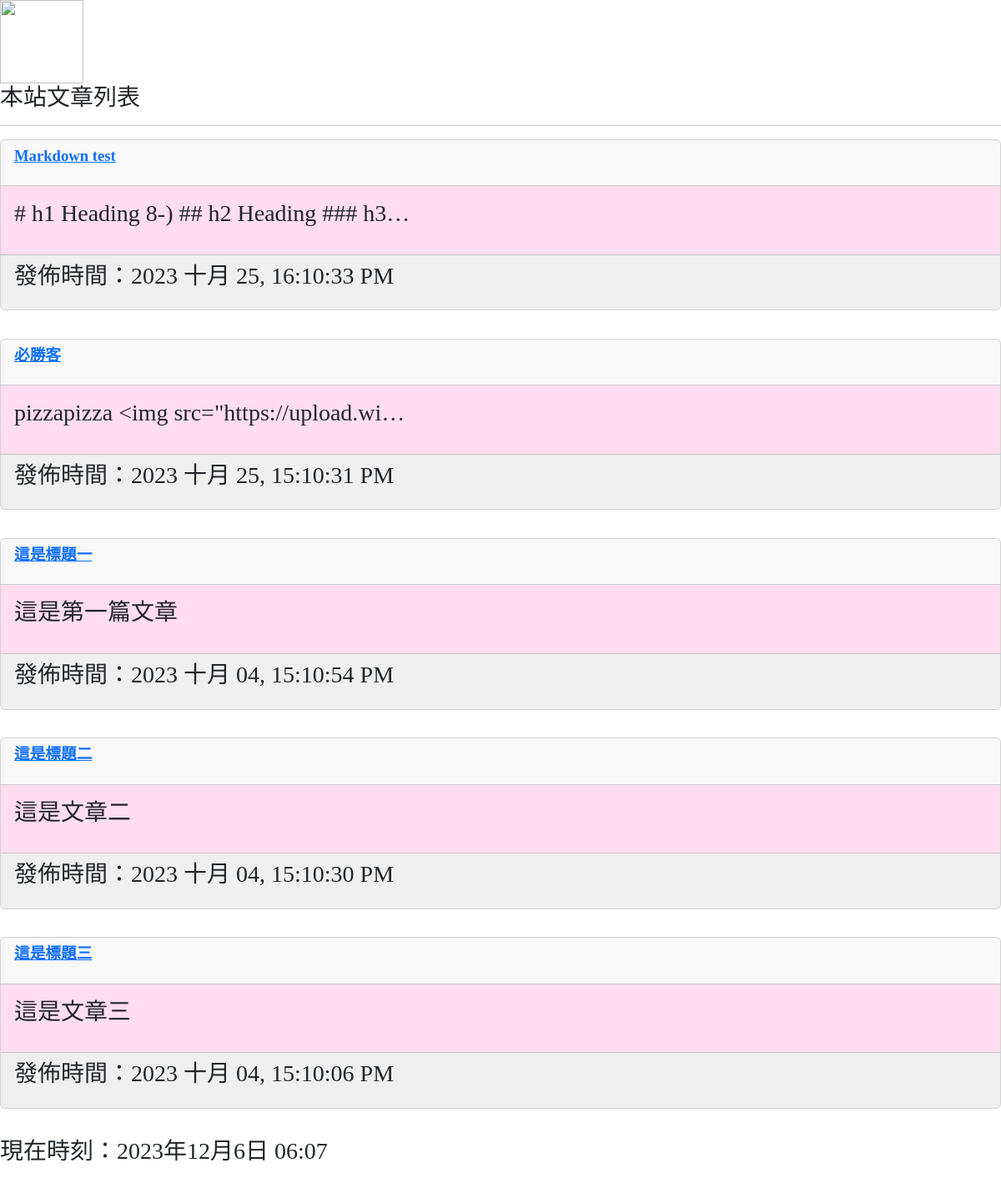
Before: / with the older database file.
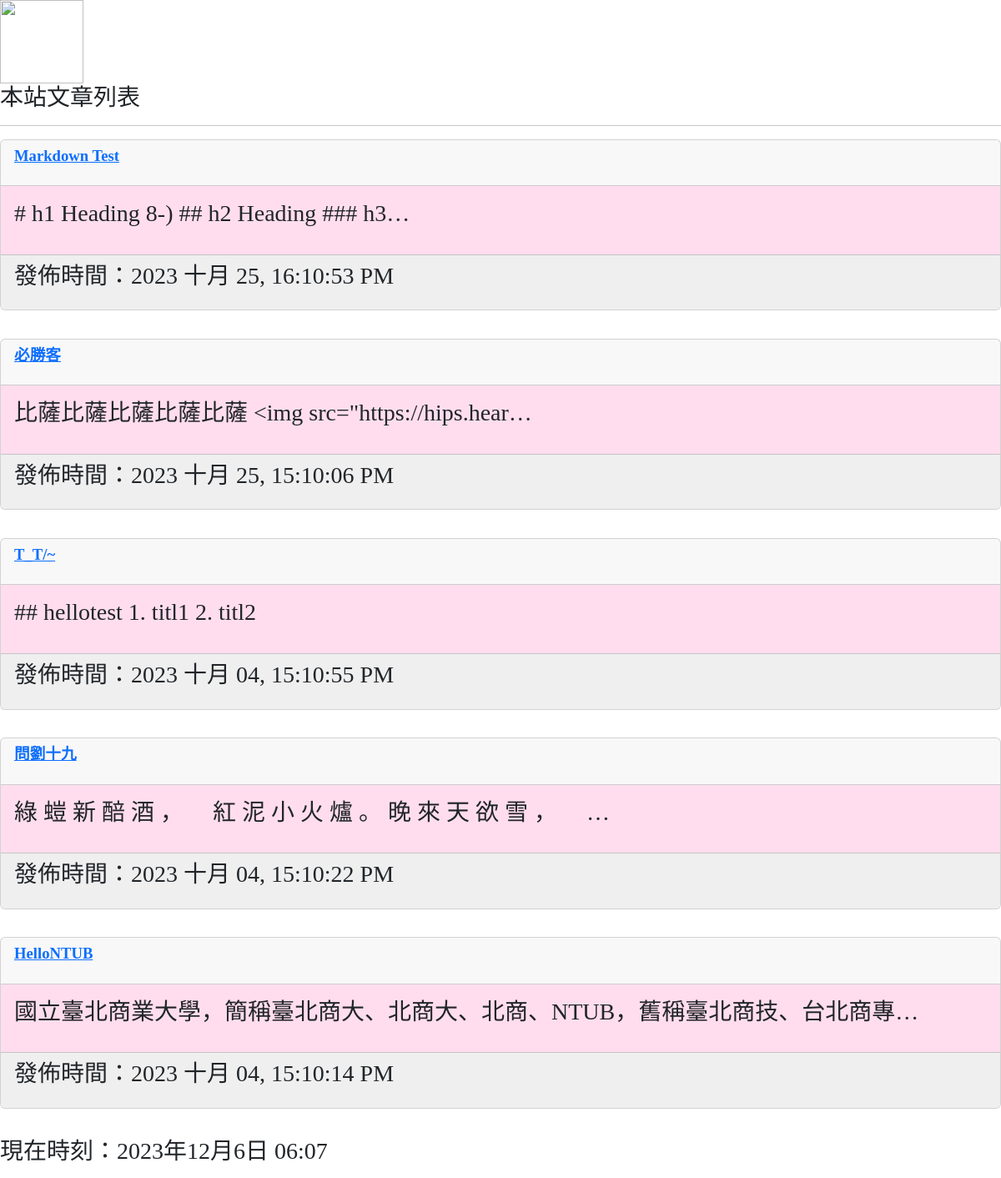
After: the same page with the newer database file.
### mysite/models.py (models this page shows, shortened)
class Post(models.Model):
    title = models.CharField(max_length = 200)
    slug = models.CharField(max_length = 200)
    body = models.TextField()
    pub_date = models.DateTimeField(auto_now_add=True)
    class Meta:
        ordering = ('-pub_date', )

### mysite/views.py (the view)
# urls.py: path('', views.homepage, name="homepage"),
def homepage(request):
    posts = Post.objects.all()
    now = datetime.now()
    hour = now.timetuple().tm_hour
    print(f'hour = {hour}')
    return render(request, 'index.html', locals())

### templates/index.html (shortened to what this page needs)
<!DOCTYPE <!DOCTYPE html>
{% extends 'base.html' %}
{% block headmessage %}
    <h3 style='font-family:標楷體;'>本站文章列表</a>
{% endblock %}
{% block content %}
{% for post in posts %}
<div class='card'>
    <div class='card-header'>
        <p style='font-family:微軟正黑體;font-size:14pt;font-weight:bold;'>
            <a href='/post/{{post.slug}}'>{{ post.title }}</a>
        </p>
    </div>
    <div class='card-body' style='background-color:#ffddee'>
        <p>
           {{ post.body | truncatechars:40 }}
        </p>
    </div>
    <div class='card-footer'  style='background-color:#efefef'>
        <p>
            發佈時間：{{ post.pub_date | date:"Y M d, H:m:s A"}}
        </p>
    </div>
</div>
<br>
{% endfor %}
{% endblock %}

### templates/base.html (shortened to what this page needs)
<!DOCTYPE html>
<html>
    <head>
        <link href="https://cdn.jsdelivr.net/npm/bootstrap@5.3.2/dist/css/bootstrap.min.css" rel="stylesheet">
    </head>
    <body>
        {% include 'header.html' %}
        {% block headmessage %} {% endblock headmessage %}
        <hr>
        {% block content %}{% endblock content %}
        {% include "footer.html" %}
    </body>
</html>

### templates/header.html
{% load static %}
<div class='well'>
    <img src="{% static "images/cat.gif" %}" height="100">
</div>

### templates/footer.html
{% block footer %}
    {% if now %}
    <p style='font-family:微軟正黑體;'>現在時刻：{{ now }}</p>
    {% else %}
    <p style='font-family:微軟正黑體;'>本文內容取自網路，如有侵權請來信通知下架...</p>
    {% endif %}
{% endblock %}

Changed rows visible on the page:
removed Post: title "這是標題一", body "這是第一篇文章", pub_date "2023 十月 04, 15:10:54 PM"
removed Post: title "這是標題二", body "這是文章二", pub_date "2023 十月 04, 15:10:30 PM"
removed Post: title "這是標題三", body "這是文章三", pub_date "2023 十月 04, 15:10:06 PM"
changed Post "# h1 Heading 8-) ## h2 Heading ### h3…": title "Markdown test" → "Markdown Test"; pub_date "2023 十月 25, 16:10:33 PM" → "2023 十月 25, 16:10:53 PM"
changed Post "必勝客": body "pizzapizza <img src=\"https://upload.wi…" → "比薩比薩比薩比薩比薩 <img src=\"https://hips.hear…"; pub_date "2023 十月 25, 15:10:31 PM" → "2023 十月 25, 15:10:06 PM"
added Post: title "T_T/~", body "## hellotest 1. titl1 2. titl2", pub_date "2023 十月 04, 15:10:55 PM"
added Post: title "問劉十九", body "綠 螘 新 醅 酒 ， 紅 泥 小 火 爐 。 晚 來 天 欲 雪 ， …", pub_date "2023 十月 04, 15:10:22 PM"
added Post: title "HelloNTUB", body "國立臺北商業大學，簡稱臺北商大、北商大、北商、NTUB，舊稱臺北商技、台北商專…", pub_date "2023 十月 04, 15:10:14 PM"
